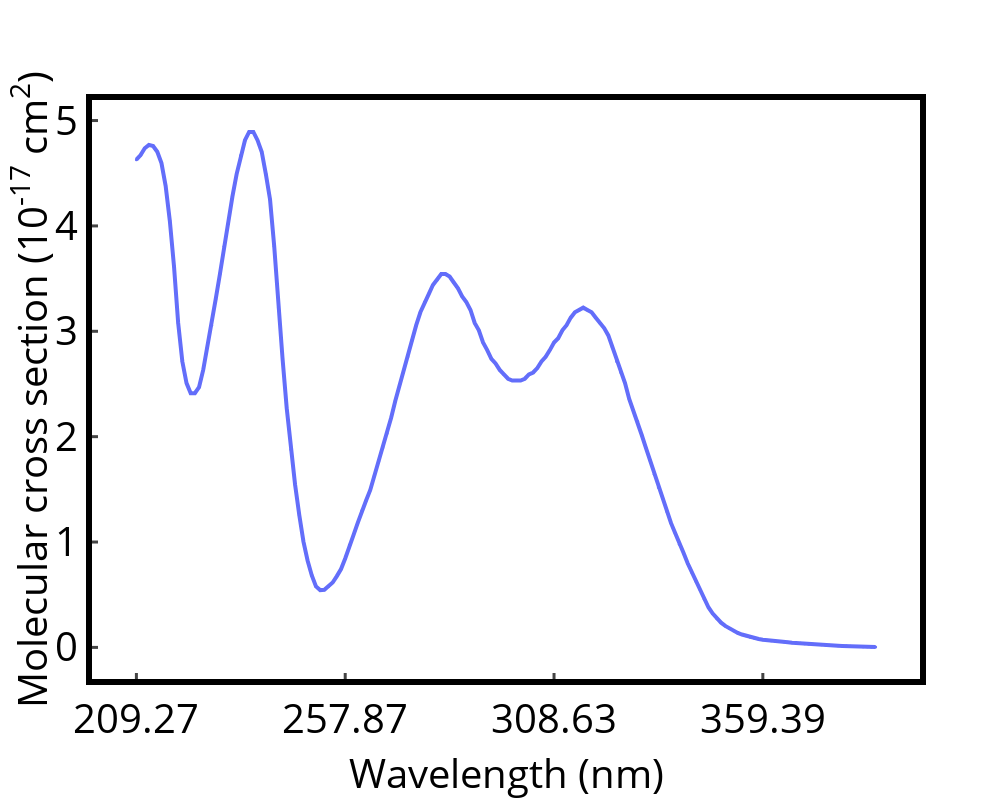

The code cell stored with this chart in its notebook:
### Code cell
Episilon_DHB = pd.read_csv('actinic_flux/DHB_UV_VIS_NIST.txt',sep='\t')
wavelength = Episilon_DHB['wavelength, Logarithm_epsilon '].str.split(',', expand=True).iloc[:,0]
lograithm_epsilon= Episilon_DHB['wavelength, Logarithm_epsilon '].str.split(',', expand=True).iloc[:,1]   ## 
# Na = 6.022140957e23

episilon_DHB_extended=pd.DataFrame()
episilon_DHB_extended['wavelength']=wavelength
episilon_DHB_extended['lograithm_epsilon']=lograithm_epsilon.values
episilon_DHB_extended['lograithm_epsilon']=10**(episilon_DHB_extended['lograithm_epsilon'].astype(float))
molecular_cross_section = episilon_DHB_extended['lograithm_epsilon']* math.log(10) * 1000 / Na   #cm2 molecule-1   math.log(10, math.e) = math.log(10)  convert Molar_absorption_coefficients to molecular cross section 
episilon_DHB_extended['molecular_cross_section']=molecular_cross_section
# episilon_DHB_extended['quantumn_yield']=0.01    #assuming to be 0.01  however, should change with wavelength
episilon_DHB_extended=episilon_DHB_extended.set_index('wavelength')
episilon_DHB_extended

import plotly.graph_objects as go

fig_1= go.Figure()
fig_1.add_trace(go.Scatter(x= episilon_DHB_extended.index,y=episilon_DHB_extended['molecular_cross_section']*1e17,yaxis = "y1",mode='markers+lines',marker_size=3,line_width=4,
                           name="σ(NO3-)"))

fig_1.update_layout(title='',titlefont=dict(color="black",size=25))
fig_1.update_layout( bargap=0)

fig_1.update_layout(
  plot_bgcolor = 'white',paper_bgcolor = 'white',autosize=False,width=1000, height=800,
    xaxis=dict( title="Wavelength (nm)",titlefont=dict(color="black",size=40),ticklen=6,tickwidth=3,  dtick = 50,
               showline=True, mirror= True,tickfont=dict(color='black',size=40 ),linecolor="black", linewidth=6,ticks='inside'),
    yaxis=dict( title='Molecular cross section (10<sup>-17</sup> cm<sup>2</sup>)', zeroline=False,
              #  range=[0,4.5],
               titlefont=dict(color="black",size=40),mirror= True,tickfont=dict(color='black',size=40 ),linecolor="black", linewidth=6,ticks='inside',ticklen=6,tickwidth=3,
               ),
    yaxis2=dict(title='',titlefont=dict(color="black",size=40),tickfont=dict(color="black" ,size=40),ticks='inside',anchor="free",overlaying="y", side="right", position=1, linecolor="black", linewidth=2,showticklabels = True) )
fig_1.update_layout(legend=dict(yanchor="top",y=0.8 ,xanchor="left",x=0.05,  font=dict( size=40,color="black")))
fig_1.update_layout(xaxis=dict(showgrid=False),
              yaxis=dict(showgrid=False)
)
config = {'displayModeBar': True}
fig_1.show(config=config)
# fig_1.write_html('cross_section_actinic_flux_202309051909.html')
fig_1.write_image('DHB_absorption.png')

### Figure 1 — Plotly figure (JSON) as saved in the notebook; plotly's stock layout.template omitted (floating-point values rounded to 4 significant figures; data arrays with more than 128 entries replaced by an {"elided": "..."} marker saying what was removed)
{"data": [{"line": {"width": 4}, "marker": {"size": 3}, "mode": "markers+lines", "name": "σ(NO3-)", "type": "scatter", "x": {"elided": "178 str values"}, "y": {"elided": "178 float values"}, "yaxis": "y"}], "layout": {"autosize": false, "bargap": 0, "height": 800, "legend": {"font": {"color": "black", "size": 40}, "x": 0.05, "xanchor": "left", "y": 0.8, "yanchor": "top"}, "paper_bgcolor": "white", "plot_bgcolor": "white", "title": {"font": {"color": "black", "size": 25}, "text": ""}, "width": 1000, "xaxis": {"dtick": 50, "linecolor": "black", "linewidth": 6, "mirror": true, "showgrid": false, "showline": true, "tickfont": {"color": "black", "size": 40}, "ticklen": 6, "ticks": "inside", "tickwidth": 3, "title": {"font": {"color": "black", "size": 40}, "text": "Wavelength (nm)"}}, "yaxis": {"linecolor": "black", "linewidth": 6, "mirror": true, "showgrid": false, "tickfont": {"color": "black", "size": 40}, "ticklen": 6, "ticks": "inside", "tickwidth": 3, "title": {"font": {"color": "black", "size": 40}, "text": "Molecular cross section (10<sup>-17</sup> cm<sup>2</sup>)"}, "zeroline": false}, "yaxis2": {"anchor": "free", "linecolor": "black", "linewidth": 2, "overlaying": "y", "position": 1, "showticklabels": true, "side": "right", "tickfont": {"color": "black", "size": 40}, "ticks": "inside", "title": {"font": {"color": "black", "size": 40}, "text": ""}}}}
